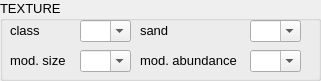
     <widget class="QGroupBox" name="groupBox_25">
      <property name="geometry">
       <rect>
        <x>20</x>
        <y>170</y>
        <width>321</width>
        <height>81</height>
       </rect>
      </property>
      <property name="font">
       <font>
        <pointsize>10</pointsize>
       </font>
      </property>
      <property name="title">
       <string>TEXTURE</string>
      </property>
      <widget class="QLabel" name="label_286">
       <property name="geometry">
        <rect>
         <x>10</x>
         <y>50</y>
         <width>61</width>
         <height>21</height>
        </rect>
       </property>
       <property name="font">
        <font>
         <pointsize>10</pointsize>
        </font>
       </property>
       <property name="text">
        <string>mod. size</string>
       </property>
       <property name="alignment">
        <set>Qt::AlignLeading|Qt::AlignLeft|Qt::AlignVCenter</set>
       </property>
      </widget>
      <widget class="QComboBox" name="Texture_Mod_Size_CB_Hor_3">
       <property name="geometry">
        <rect>
         <x>80</x>
         <y>50</y>
         <width>51</width>
         <height>22</height>
        </rect>
       </property>
       <property name="editable">
        <bool>true</bool>
       </property>
      </widget>
      <widget class="QLabel" name="label_287">
       <property name="geometry">
        <rect>
         <x>10</x>
         <y>20</y>
         <width>47</width>
         <height>21</height>
        </rect>
       </property>
       <property name="font">
        <font>
         <pointsize>10</pointsize>
        </font>
       </property>
       <property name="text">
        <string>class</string>
       </property>
       <property name="alignment">
        <set>Qt::AlignLeading|Qt::AlignLeft|Qt::AlignVCenter</set>
       </property>
      </widget>
      <widget class="QLabel" name="label_288">
       <property name="geometry">
        <rect>
         <x>140</x>
         <y>50</y>
         <width>101</width>
         <height>21</height>
        </rect>
       </property>
       <property name="font">
        <font>
         <pointsize>10</pointsize>
        </font>
       </property>
       <property name="text">
        <string>mod. abundance</string>
       </property>
      </widget>
      <widget class="QComboBox" name="Texture_Class_CB_Hor_3">
       <property name="geometry">
        <rect>
         <x>80</x>
         <y>20</y>
         <width>51</width>
         <height>22</height>
        </rect>
       </property>
       <property name="editable">
        <bool>true</bool>
       </property>
      </widget>
      <widget class="QComboBox" name="Texture_Mod_Abundance_CB_Hor_3">
       <property name="geometry">
        <rect>
         <x>250</x>
         <y>50</y>
         <width>51</width>
         <height>22</height>
        </rect>
       </property>
       <property name="editable">
        <bool>true</bool>
       </property>
      </widget>
      <widget class="QLabel" name="label_289">
       <property name="geometry">
        <rect>
         <x>140</x>
         <y>20</y>
         <width>41</width>
         <height>21</height>
        </rect>
       </property>
       <property name="font">
        <font>
         <pointsize>10</pointsize>
        </font>
       </property>
       <property name="text">
        <string>sand</string>
       </property>
       <property name="alignment">
        <set>Qt::AlignLeading|Qt::AlignLeft|Qt::AlignVCenter</set>
       </property>
      </widget>
      <widget class="QComboBox" name="Texture_Sand_CB_Hor_3">
       <property name="geometry">
        <rect>
         <x>250</x>
         <y>20</y>
         <width>51</width>
         <height>22</height>
        </rect>
       </property>
       <property name="editable">
        <bool>true</bool>
       </property>
      </widget>
     </widget>
